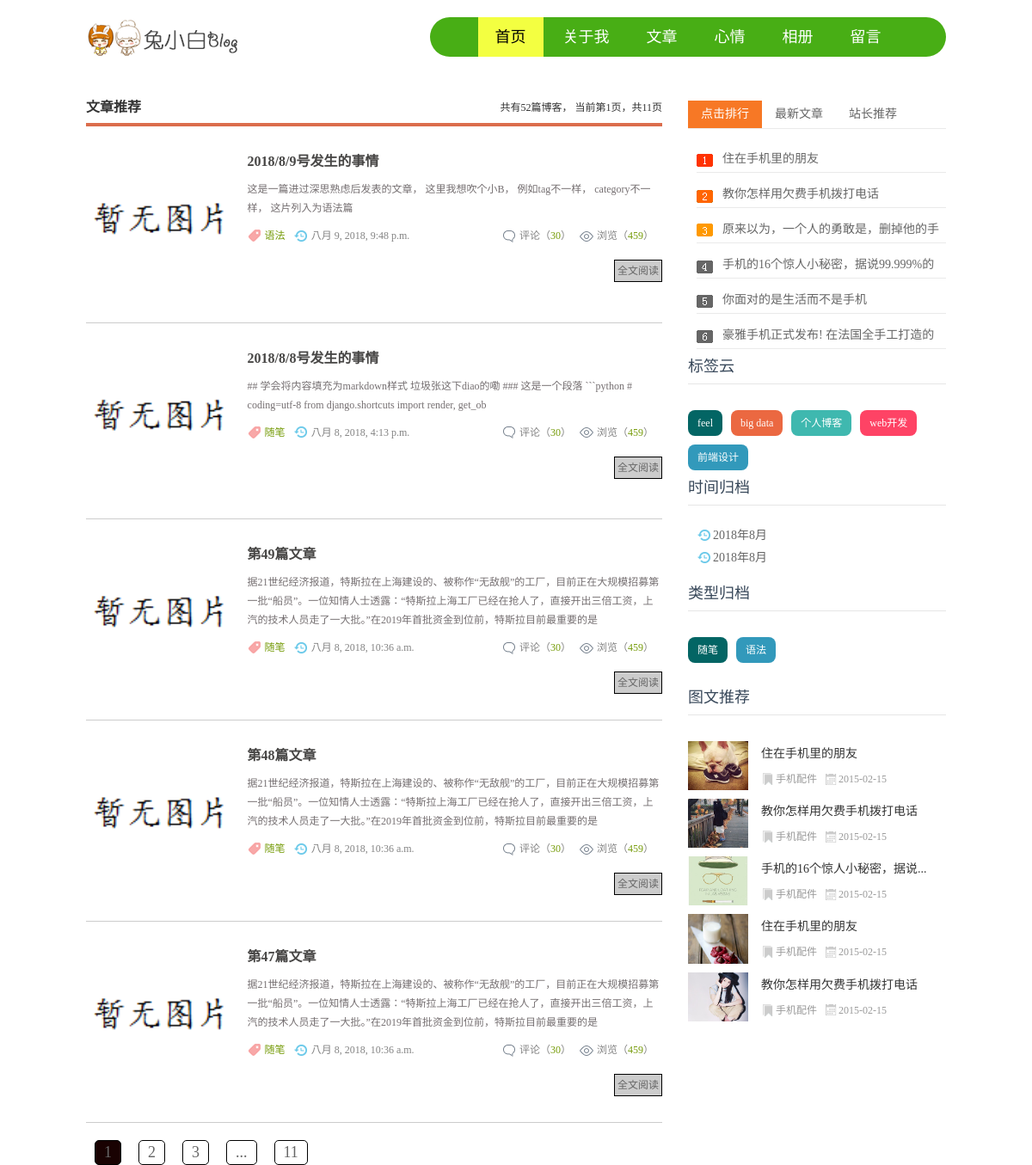
The page / on the database its author committed.
### blog/models.py (models this page shows, shortened)
class Blog(models.Model):
	STATUS_CHOICES = (
		('draft', 'Draft'), ('published', 'Published'),)
	title = models.CharField(max_length=30)
	content = models.TextField()
	category = models.ForeignKey(Category, on_delete=models.DO_NOTHING)
	tag = models.ManyToManyField(Tag)
	author = models.ForeignKey(User, on_delete=models.DO_NOTHING)
	thumbnail = models.ImageField(upload_to='blog/%Y/%m/%d', blank=True)
	created = models.DateTimeField(auto_now_add=True)
	update = models.DateTimeField(auto_now=True)
	status = models.CharField(max_length=10, choices=STATUS_CHOICES, default='draft')
	publish = models.DateTimeField(default=timezone.now)
	objects = models.Manager()
	published = PublishedManager()
	class Meta:
		ordering = ['-created']

class Category(models.Model):
	name = models.CharField(max_length=10)
	def __str__(self):
		return self.name

class Tag(models.Model):
	name = models.CharField(max_length=10)

### blog/views.py (the view)
# urls.py: path('', index, name='index'), path('details/<int:blog_id>', blog_detail, name='blog_detail'),
def index(req):
	blog_list = Blog.published.all()
	context = get_paginator_data(req, blog_list)
	context['blog_list'] = context['lists']
	context['page_of_blogs'] = context['page_list']
	return render(req, 'blog/post_list.html', context)

### blog/models.py (called while the page is built)
	def get_queryset(self):
		return super(PublishedManager, self).get_queryset().filter(status='published')

### blog/templatetags/blog_tags.py (called while the page is built)
@register.simple_tag
def get_recent_blogs(num=6):
	return Blog.published.all()[:num]

@register.simple_tag
def get_all_tags():
	return Tag.objects.all()

@register.simple_tag
def get_all_categories():
	return Category.objects.all()

@register.simple_tag
def get_blogs_with_date():
	return Blog.published.dates('publish', 'month', order='DESC')

### blog/templates/blog/post_list.html (shortened to what this page needs)
{% extends 'base.html' %}
{% load staticfiles %}
{% load blog_tags %}
{% block content %}
    <div class="l_box f_l">
	    <div class="topnews">
		    <div class="begin"><span>
                    共有{{ page_of_blogs.paginator.count }}篇博客，
			        当前第{{ page_of_blogs.number }}页，共{{ page_of_blogs.paginator.num_pages }}页
                </span>
                <b>文章</b>推荐
            </div>
		   {% for blog in blog_list %}
				<div class="blogs">
					             <figure><img src="{% if blog.thumbnail %}
					                                    {{ blog.thumbnail.url }}
														{% else %}
														{% static 'blog/images/no_image.png' %}">
					                                    {% endif %}</figure>
					            <ul>
					                <h3><a href="{% url 'blog_detail' blog.pk %}">{{ blog.title }}</a></h3>
					                <p> {{ blog.content|safe|striptags|truncatechars:120 }}</p>
					                <p class="author">
						                <span class="lm f_l">
						                  <a href="{% url 'blogs_with_categories' blog.pk %}">{{ blog.category }}</a></span>
						                <span class="dtime f_l">{{ blog.publish }}</span>
						                <span class="viewnum f_r">浏览（<a href="/">459</a>）</span>
						                <span class="pingl f_r">评论（<a href="/">30</a>）</span>
					                </p>
						            <p class="read">
							            <span>  <a href="{% url 'blog_detail' blog.pk %}">全文阅读</a> </span>
						            </p>
				                 </ul>
						    </div>
		    {% empty %}
	                <span> 暂无文章，有事联系版主 </span>
		    {% endfor %}
        </div>
        <div class="paginator">
          <ul class="pagination">
	          {% for page_num in page_range %}
	            {% if page_num == page_of_blogs.number %}
	                <a><li class='active'> {{ page_num }}</li></a>
                {% else %}
	                {% if page_num == '...' %}
		                <li> {{ page_num }}</li>
	                {% else %}
	                    <a href="?page={{ page_num }}"> <li>{{ page_num }}</li> </a>
	                {% endif %}
	            {% endif %}
	          {% endfor %}
          </ul>
        </div>
      </div>
{% endblock %}

### blog/templates/base.html (shortened to what this page needs)
<!doctype html>
{% load staticfiles %}
{% load blog_tags %}
<html>
<head>
  <link href="{% static 'blog/css/base.css' %}" rel="stylesheet" />
  <link href="{% static 'blog/css/index.css' %}" rel='stylesheet' />
</head>
<body>
	<header>
    	<div class="logo f_l"> <a href="/"><img src="{% static 'blog/images/logo.png' %}"></a> </div>
        	<nav id="topnav" class="f_r">
            <ul>
                <a href="{% url 'index' %}" id='topnav_current'>首页</a>
                <a href="{% url 'index' %}" target="">关于我</a>
                <a href="{% url 'index' %}" target="">文章</a>
                <a href="{% url 'index' %}" target="">心情</a>
                <a href="{% url 'index' %}" target="">相册</a>
                <a href="{% url 'index' %}" target="">留言</a>
            </ul>
  		</nav>
    </header>
    <article>
     {% block content %}
      {% endblock %}
      <div class="r_box f_r">
        <div class="moreSelect" id="lp_right_select">
          <div class="ms-top">
            <ul class="hd" id="tab">
              <li class="cur"><a href="/">点击排行</a></li>
              <li><a href="/">最新文章</a></li>
              <li><a href="/">站长推荐</a></li>
            </ul>
          </div>
          <div class="ms-main" id="ms-main">
            <div style="display: block;" class="bd bd-news" >
              <ul>
                <li><a href="/" target="_blank">住在手机里的朋友</a></li>
                <li><a href="/" target="_blank">教你怎样用欠费手机拨打电话</a></li>
                <li><a href="/" target="_blank">原来以为，一个人的勇敢是，删掉他的手机号码...</a></li>
                <li><a href="/" target="_blank">手机的16个惊人小秘密，据说99.999%的人都不知</a></li>
                <li><a href="/" target="_blank">你面对的是生活而不是手机</a></li>
                <li><a href="/" target="_blank">豪雅手机正式发布! 在法国全手工打造的奢侈品</a></li>
              </ul>
            </div>
	            {% get_recent_blogs as recent_blogs %}
          </div>
          <div class="cloud">
            <h3>标签云</h3>
	          {% get_all_tags as all_tags %}
            <ul>
	            {% for tag in all_tags %}
	                <li><a href="/">{{ tag.name }}</a></li>
	            {% empty %}
	                暂无标签
	            {% endfor %}
              <li><a href="/">个人博客</a></li>
              <li><a href="/">web开发</a></li>
              <li><a href="/">前端设计</a></li>
            </ul>
          </div>
	        <div class="date">
		        <h3>时间归档</h3>
		        {% get_blogs_with_date as blogs_with_date %}
		        <ul>
			        {% for blog in blogs_with_date %}
			            <li>
				            <span class="date-logo"><a href="{% url 'blogs_with_date' blog.year blog.month %}">{{ blog.year }}年{{ blog.month }}月</a></span>
			            </li>
			            <li>
				            <span class="date-logo"><a href="#">{{ blog.year }}年{{ blog.month }}月</a></span>
			            </li>
			        {% empty %}
			            暂无相关内容
			        {% endfor %}
		        </ul>
	        </div>
	        <div class="category">
		        <h3>类型归档</h3>
		        {% get_all_categories as all_categories %}
		        <ul>
			        {% for category in all_categories %}
			            <li>
				            <a href="{% url 'blogs_with_category' category.pk %}"> {{ category.name }}</a></li>
			        {% empty %}
			            暂无分类
			        {% endfor %}
		        </ul>
	        </div>
          <div class="tuwen">
            <h3>图文推荐</h3>
            <ul>
              <li><a href="/"><img src="images/01.jpg"><b>住在手机里的朋友</b></a>
                <p><span class="tulanmu"><a href="/">手机配件</a></span><span class="tutime">2015-02-15</span></p>
              </li>
              <li><a href="/"><img src="images/02.jpg"><b>教你怎样用欠费手机拨打电话</b></a>
                <p><span class="tulanmu"><a href="/">手机配件</a></span><span class="tutime">2015-02-15</span></p>
              </li>
              <li><a href="/" title="手机的16个惊人小秘密，据说99.999%的人都不知"><img src="images/03.jpg"><b>手机的16个惊人小秘密，据说...</b></a>
                <p><span class="tulanmu"><a href="/">手机配件</a></span><span class="tutime">2015-02-15</span></p>
              </li>
              <li><a href="/"><img src="images/06.jpg"><b>住在手机里的朋友</b></a>
                <p><span class="tulanmu"><a href="/">手机配件</a></span><span class="tutime">2015-02-15</span></p>
              </li>
              <li><a href="/"><img src="images/04.jpg"><b>教你怎样用欠费手机拨打电话</b></a>
                <p><span class="tulanmu"><a href="/">手机配件</a></span><span class="tutime">2015-02-15</span></p>
              </li>
            </ul>
          </div>
        </div>
      </div>
    </article>
</body>
</html>

### blog/static/blog/css/base.css (style rules this page uses)
* { margin:0; padding:0; }
body { font: 12px/1.5 'Microsoft Yahei', 'Simsun'; color: #666666; background: #fff; }
img { border: 0; display: block; }
ul { list-style: none; }
h1, h2, h3, h4, h5, h6 { font-size: 100%; font-weight: normal; }
a { outline: none; }
a:link, a:visited { text-decoration: none; color: #666; }
.f_l { float: left; }
.f_r { float: right; }
.l_box { width: 670px; }
.r_box { width: 300px; }
header { width: 1000px; margin: 20px auto; overflow: hidden; clear: both; }
#topnav { width: 60%; background: #48AE15; height: 46px; line-height: 46px; text-align: center; border-radius: 46px; }
#topnav a { display: inline-block; font-size: 18px; font-family: "Microsoft Yahei", Arial, Helvetica, sans-serif; padding: 0 20px; color: #fff; }
a#topnav_current { background: #F3FF41; color: #000; }
article { width: 1000px; margin: 20px auto; }
.moreSelect { width: 100%; margin: 30px 0 20px 0; overflow: hidden; }
.ms-top { height: 32px; border-bottom: solid 1px #EAEAEA; font-size: 14px; }
#tab li a { float: left; height: 32px; cursor: pointer; line-height: 32px; list-style-type: none; padding: 0 15px; }
#tab li.cur a { color: #fff; background: #f77825; }
.bd { display: none; }
.bd-news ul { padding: 10px 0 0 10px; background: url(../images/ph2.png) no-repeat 10px 29px; }
.bd-news ul li { border-bottom: solid 1px #EAEAEA; line-height: 30px; height: 30px; overflow: hidden; font-size: 14px; padding: 10px 0 0 30px; }
.bd-news ul li a { display: block; }
.cloud { width: 100%; clear: both; overflow: hidden; }
.cloud h3 { line-height: 40px; color: #38485A; font-size: 18px; border-bottom: 1px solid #E6E6E6; height: 40px; }
.cloud ul { margin: 20px 0; }
.cloud ul li { line-height: 24px; height: 24px; display: block; background: #999; float: left; padding: 3px 11px; margin: 10px 10px 0 0; border-radius: 8px; -moz-transition: all 0.5s; -webkit-transition: all 0.5s; -o-transition: all 0.5s; transition: all 0.5s; }
.cloud ul li a { color: #FFF; }
.cloud ul li:nth-child(8n-7) { background: #8A9B0F; }
.cloud ul li:nth-child(8n-6) { background: #EB6841; }
.cloud ul li:nth-child(8n-5) { background: #3FB8AF; }
.cloud ul li:nth-child(8n-4) { background: #FE4365; }
.cloud ul li:nth-child(8n-3) { background: #FC9D9A; }
.cloud ul li:first-child { background: #036564; }
.cloud ul li:last-child { background: #3299BB; }
.date { width: 100%; clear: both; overflow: hidden; }
.date h3 { line-height: 40px; color: #38485A; font-size: 18px; border-bottom: 1px solid #E6E6E6; height: 40px; }
.date ul { margin: 20px 0; }
.date ul li { line-height: 24px; height: 10px; display: block; font-size: 14px; padding: 3px 11px; margin: 10px 10px 0 0; }
.date .date-logo { background: url(../images/newsbg02.png) no-repeat center left; padding-left: 18px; }
.category { width: 100%; clear: both; overflow: hidden; }
.category h3 { line-height: 40px; color: #38485A; font-size: 18px; border-bottom: 1px solid #E6E6E6; height: 40px; }
.category ul { margin: 20px 0; }
.category ul li { line-height: 24px; height: 24px; display: block; background: #999; float: left; padding: 3px 11px; margin: 10px 10px 0 0; border-radius: 8px; -moz-transition: all 0.5s; -webkit-transition: all 0.5s; -o-transition: all 0.5s; transition: all 0.5s; }
.category ul li a { color: #FFF; }
.category ul li:nth-child(8n-7) { background: #8A9B0F; }
.category ul li:nth-child(8n-6) { background: #EB6841; }
.category ul li:first-child { background: #036564; }
.category ul li:last-child { background: #3299BB; }

### rows shown on the page
Blog: title "2018/8/9号发生的事情", content "这是一篇进过深思熟虑后发表的文章， 这里我想吹个小B， 例如tag不一样， category不一样， 这片列入为语法篇", category "语法", publish "八月 9, 2018, 9:48 p.m."
Blog: title "2018/8/8号发生的事情", content "## 学会将内容填充为markdown样式 垃圾张这下diao的嘞 ### 这是一个段落 ```python # coding=utf-8 from django.shortcuts import render, get_ob", category "随笔", publish "八月 8, 2018, 4:13 p.m."
Blog: title "第49篇文章", content "据21世纪经济报道，特斯拉在上海建设的、被称作“无敌舰”的工厂，目前正在大规模招募第一批“船员”。一位知情人士透露：“特斯拉上海工厂已经在抢人了，直接开出三倍工资，上汽的技术人员走了一大批。”在2019年首批资金到位前，特斯拉目前最重要的是", category "随笔", publish "八月 8, 2018, 10:36 a.m."
Blog: title "第48篇文章", content "据21世纪经济报道，特斯拉在上海建设的、被称作“无敌舰”的工厂，目前正在大规模招募第一批“船员”。一位知情人士透露：“特斯拉上海工厂已经在抢人了，直接开出三倍工资，上汽的技术人员走了一大批。”在2019年首批资金到位前，特斯拉目前最重要的是", category "随笔", publish "八月 8, 2018, 10:36 a.m."
Blog: title "第47篇文章", content "据21世纪经济报道，特斯拉在上海建设的、被称作“无敌舰”的工厂，目前正在大规模招募第一批“船员”。一位知情人士透露：“特斯拉上海工厂已经在抢人了，直接开出三倍工资，上汽的技术人员走了一大批。”在2019年首批资金到位前，特斯拉目前最重要的是", category "随笔", publish "八月 8, 2018, 10:36 a.m."
Tag: name "feel"
Tag: name "big data"
Category: name "随笔"
Category: name "语法"

### other values the page prints
{{ page_of_blogs.paginator.count }} "52"
{{ page_of_blogs.number }} "1"
{{ page_of_blogs.paginator.num_pages }} "11"
{{ page_num }} "1"
{{ page_num }} "2" "3" "11"
{{ page_num }} "..."
{{ blog.year }} "2018"
{{ blog.month }} "8"
